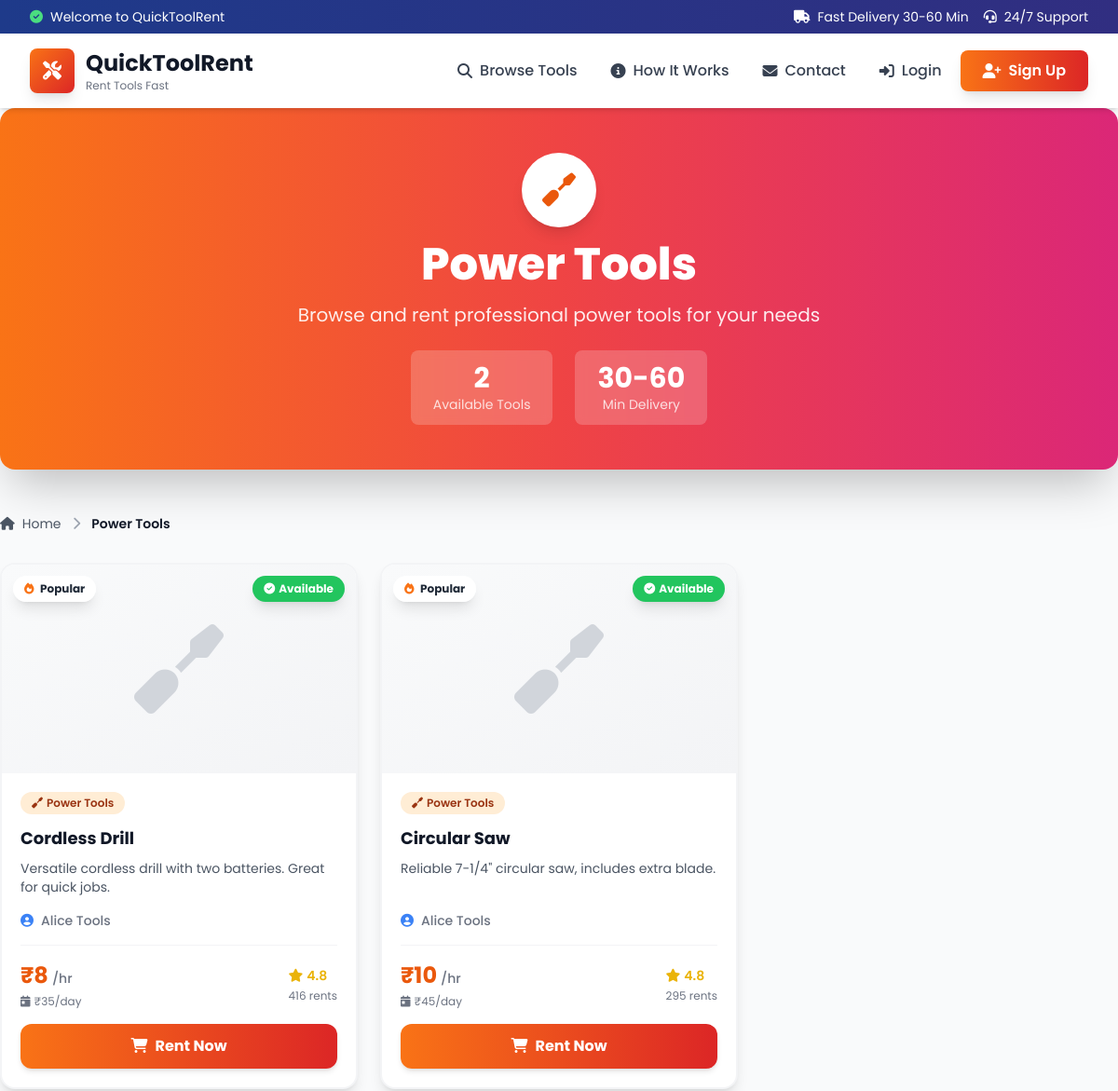
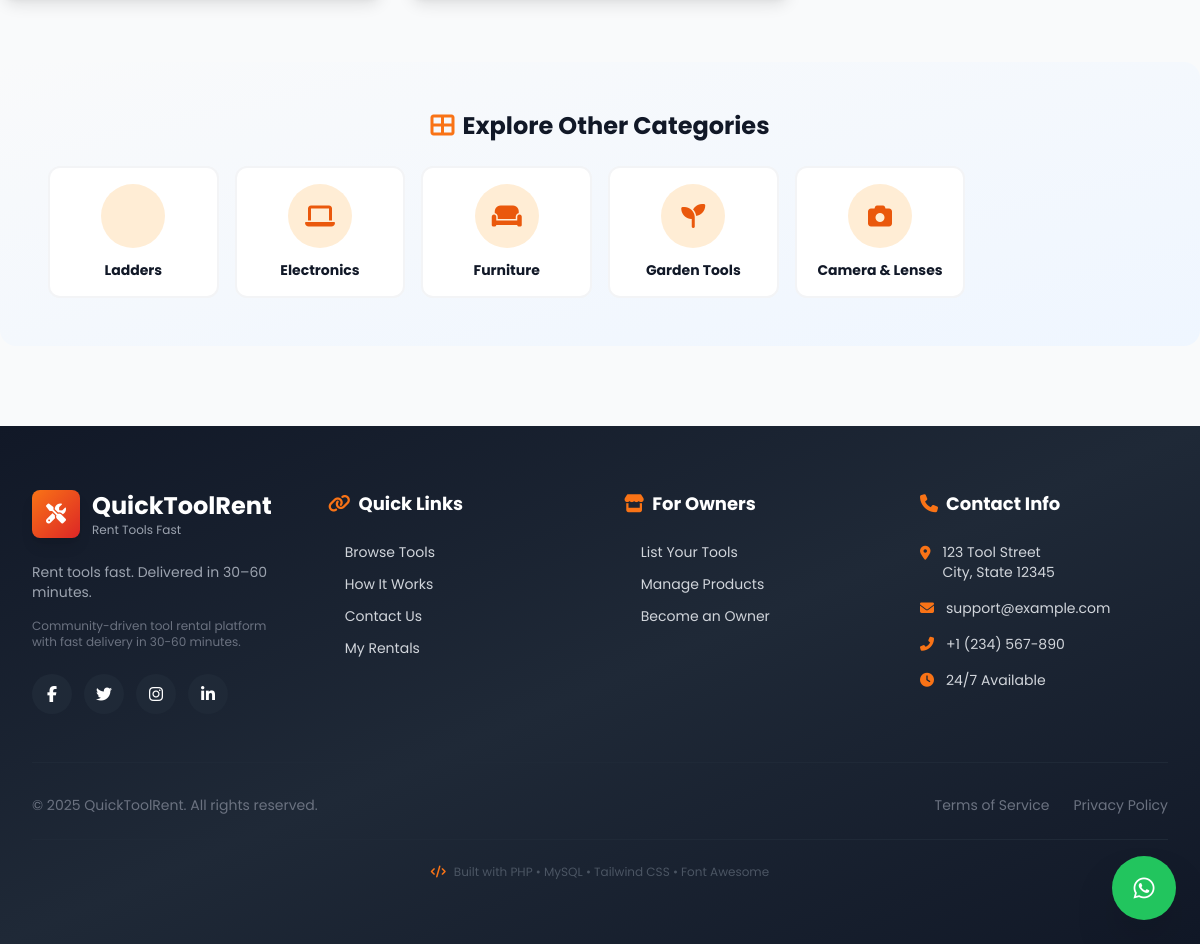
Page /category.php?category=Power+Tools on the committed database (2 pictures, top to bottom).
### tables this page shows
CREATE TABLE IF NOT EXISTS products (
  id INT UNSIGNED AUTO_INCREMENT PRIMARY KEY,
  owner_id INT UNSIGNED NOT NULL,
  name VARCHAR(160) NOT NULL,
  description TEXT,
  image_url VARCHAR(500),
  category VARCHAR(80) DEFAULT 'General',
  price_per_hour DECIMAL(10,2) NOT NULL DEFAULT 0.00,
  price_per_day DECIMAL(10,2) NOT NULL DEFAULT 0.00,
  status ENUM('available', 'unavailable') NOT NULL DEFAULT 'available',
  created_at TIMESTAMP DEFAULT CURRENT_TIMESTAMP,
  FOREIGN KEY (owner_id) REFERENCES users(id) ON DELETE CASCADE
);

CREATE TABLE IF NOT EXISTS users (
  id INT UNSIGNED AUTO_INCREMENT PRIMARY KEY,
  name VARCHAR(120) NOT NULL,
  email VARCHAR(190) NOT NULL UNIQUE,
  phone VARCHAR(40),
  password_hash VARCHAR(255) NOT NULL,
  role ENUM('admin','owner','borrower') NOT NULL DEFAULT 'borrower',
  created_at TIMESTAMP DEFAULT CURRENT_TIMESTAMP
);

### category.php (the view, shortened to what this page needs)
<?php
require_once __DIR__ . '/includes/header.php';
$pdo = db();
$category = trim($_GET['category'] ?? '');
if ($category) {
  $stmt = $pdo->prepare("
    SELECT p.*, u.name AS owner_name
    FROM products p
    JOIN users u ON u.id = p.owner_id
    WHERE p.status = 'available' AND p.category = :category
    ORDER BY p.created_at DESC
  ");
  $stmt->execute([':category' => $category]);
  $products = $stmt->fetchAll();
} else {
  header('Location: ' . (BASE_URL ?: '/') . 'index.php');
  exit;
}
$category_icons = [
  'Power Tools' => 'fas fa-screwdriver',
  'Ladders' => 'fas fa-ladder',
  'Electronics' => 'fas fa-laptop',
  'Furniture' => 'fas fa-couch',
  'Medical Equipment' => 'fas fa-heartbeat',
  'Musical Instruments' => 'fas fa-guitar',
  'Fitness & Sports' => 'fas fa-dumbbell',
  'Generators' => 'fas fa-plug',
  'Machines & Tools' => 'fas fa-cog',
  'Camera & Lenses' => 'fas fa-camera',
  'Garden Tools' => 'fas fa-seedling',
  'Construction Tools' => 'fas fa-hard-hat',
];
$category_icon = $category_icons[$category] ?? 'fas fa-tools';
?>
<div class="bg-gradient-to-r from-orange-500 via-red-500 to-pink-600 rounded-2xl shadow-2xl p-12 mb-12 text-white">
  <div class="max-w-4xl mx-auto text-center">
    <div class="inline-block mb-4">
      <div class="w-20 h-20 bg-white rounded-full flex items-center justify-center shadow-lg">
        <i class="<?= $category_icon ?> text-4xl text-orange-600"></i>
      </div>
    </div>
    <h1 class="text-4xl md:text-5xl font-extrabold mb-4"><?= htmlspecialchars($category) ?></h1>
    <p class="text-xl text-white/90 mb-6">Browse and rent professional <?= strtolower(htmlspecialchars($category)) ?> for your needs</p>
    <div class="flex items-center justify-center gap-6">
      <div class="bg-white/20 backdrop-blur-sm rounded-lg px-6 py-3">
        <div class="text-3xl font-bold"><?= count($products) ?></div>
        <div class="text-sm text-white/80">Available Tools</div>
      </div>
      <div class="bg-white/20 backdrop-blur-sm rounded-lg px-6 py-3">
        <div class="text-3xl font-bold">30-60</div>
        <div class="text-sm text-white/80">Min Delivery</div>
      </div>
    </div>
  </div>
</div>
<nav class="flex items-center text-sm text-gray-600 mb-8">
  <a href="<?= BASE_URL ?: '/' ?>index.php" class="hover:text-orange-600 flex items-center">
    <i class="fas fa-home mr-2"></i>Home
  </a>
  <i class="fas fa-chevron-right mx-3 text-gray-400"></i>
  <span class="text-gray-900 font-semibold"><?= htmlspecialchars($category) ?></span>
</nav>
<section class="mb-16">
  <?php if (empty($products)): ?>
    <div class="text-center py-20 bg-white rounded-2xl shadow-lg border border-gray-100">
      <i class="fas fa-box-open text-6xl text-gray-300 mb-6"></i>
      <h3 class="text-2xl font-bold text-gray-900 mb-3">No Tools Available in This Category</h3>
      <p class="text-gray-600 mb-8">Check back later or browse other categories</p>
      <a href="<?= BASE_URL ?: '/' ?>index.php" class="inline-flex items-center px-8 py-4 bg-gradient-to-r from-orange-500 to-red-600 hover:from-orange-600 hover:to-red-700 text-white font-bold rounded-xl transition-all duration-200 shadow-lg hover:shadow-2xl">
        <i class="fas fa-th-large mr-3"></i>Browse All Categories
      </a>
    </div>
  <?php else: ?>
    <div class="grid grid-cols-1 sm:grid-cols-2 lg:grid-cols-3 xl:grid-cols-4 gap-6">
      <?php foreach ($products as $p): ?>
        <article class="group bg-white rounded-2xl shadow-lg hover:shadow-2xl transition-all duration-300 overflow-hidden border-2 border-gray-100 hover:border-orange-300">
          <div class="relative h-56 bg-gradient-to-br from-gray-50 to-gray-100 overflow-hidden">
            <?php if (!empty($p['image_url'])): ?>
              <img src="<?= htmlspecialchars($p['image_url']) ?>" alt="<?= htmlspecialchars($p['name']) ?>" class="w-full h-full object-cover group-hover:scale-110 transition-transform duration-500">
            <?php else: ?>
              <div class="w-full h-full flex items-center justify-center">
                <i class="<?= $category_icon ?> text-8xl text-gray-300"></i>
              </div>
            <?php endif; ?>
            <div class="absolute top-3 right-3 bg-green-500 text-white text-xs font-bold px-3 py-1.5 rounded-full shadow-lg flex items-center">
              <i class="fas fa-check-circle mr-1"></i> Available
            </div>
            <div class="absolute top-3 left-3 bg-white/90 backdrop-blur-sm text-gray-800 text-xs font-bold px-3 py-1.5 rounded-full shadow-lg">
              <i class="fas fa-fire text-orange-500 mr-1"></i> Popular
            </div>
          </div>
          <div class="p-5">
            <div class="flex items-center gap-2 mb-3">
              <span class="inline-flex items-center bg-orange-100 text-orange-800 text-xs font-semibold px-3 py-1 rounded-full">
                <i class="<?= $category_icon ?> mr-1"></i>
                <?= htmlspecialchars($p['category']) ?>
              </span>
            </div>
            <h3 class="font-bold text-lg text-gray-900 mb-2 group-hover:text-orange-600 transition-colors line-clamp-1">
              <?= htmlspecialchars($p['name']) ?>
            </h3>
            <p class="text-sm text-gray-600 mb-4 line-clamp-2 min-h-[40px]">
              <?= htmlspecialchars($p['description']) ?>
            </p>
            <div class="flex items-center text-sm text-gray-500 mb-4 pb-4 border-b border-gray-100">
              <i class="fas fa-user-circle text-blue-500 mr-2"></i>
              <span class="font-medium"><?= htmlspecialchars($p['owner_name']) ?></span>
            </div>
            <div class="flex items-center justify-between mb-4">
              <div>
                <div class="flex items-baseline gap-1 mb-1">
                  <span class="text-2xl font-bold text-orange-600">₹<?= number_format((float)$p['price_per_hour'], 0) ?></span>
                  <span class="text-sm text-gray-500 font-medium">/hr</span>
                </div>
                <div class="text-xs text-gray-500 flex items-center">
                  <i class="fas fa-calendar-day mr-1"></i>
                  ₹<?= number_format((float)$p['price_per_day'], 0) ?>/day
                </div>
              </div>
              <div class="text-right">
                <div class="flex items-center text-yellow-500 text-sm mb-1">
                  <i class="fas fa-star mr-1"></i>
                  <span class="font-semibold">4.8</span>
                </div>
                <div class="text-xs text-gray-500"><?= rand(50, 500) ?> rents</div>
              </div>
            </div>
            <a href="<?= BASE_URL ?: '/' ?>rent-product.php?id=<?= (int)$p['id'] ?>"
               class="block w-full text-center px-6 py-3 bg-gradient-to-r from-orange-500 to-red-600 hover:from-orange-600 hover:to-red-700 text-white font-bold rounded-xl transition-all duration-200 shadow-md hover:shadow-xl transform hover:-translate-y-1">
              <i class="fas fa-shopping-cart mr-2"></i>Rent Now
            </a>
          </div>
        </article>
      <?php endforeach; ?>
    </div>
  <?php endif; ?>
</section>
<section class="bg-gradient-to-br from-gray-50 to-blue-50 rounded-2xl p-12 mb-12">
  <h2 class="text-2xl font-bold text-gray-900 mb-6 text-center">
    <i class="fas fa-th-large text-orange-500 mr-2"></i>Explore Other Categories
  </h2>
  <div class="grid grid-cols-2 md:grid-cols-4 lg:grid-cols-6 gap-4">
    <?php
    $all_categories = [
      ['name' => 'Power Tools', 'icon' => 'fas fa-screwdriver'],
      ['name' => 'Ladders', 'icon' => 'fas fa-ladder'],
      ['name' => 'Electronics', 'icon' => 'fas fa-laptop'],
      ['name' => 'Furniture', 'icon' => 'fas fa-couch'],
      ['name' => 'Garden Tools', 'icon' => 'fas fa-seedling'],
      ['name' => 'Camera & Lenses', 'icon' => 'fas fa-camera'],
    ];
    foreach ($all_categories as $cat):
      if ($cat['name'] === $category) continue;
    ?>
      <a href="<?= BASE_URL ?: '/' ?>category.php?category=<?= urlencode($cat['name']) ?>"
         class="bg-white rounded-xl p-4 text-center hover:shadow-xl transition-all duration-200 border-2 border-gray-100 hover:border-orange-300 group">
        <div class="w-16 h-16 bg-orange-100 rounded-full flex items-center justify-center mx-auto mb-3 group-hover:bg-orange-500 transition-colors">
          <i class="<?= $cat['icon'] ?> text-2xl text-orange-600 group-hover:text-white transition-colors"></i>
        </div>
        <h3 class="font-bold text-gray-900 text-sm group-hover:text-orange-600"><?= $cat['name'] ?></h3>
      </a>
    <?php endforeach; ?>
  </div>
</section>
<?php require_once __DIR__ . '/includes/footer.php'; ?>

### includes/header.php (style rules this page uses)
body { font-family: 'Poppins', sans-serif; }

### rows in the picture
products: category "Power Tools", name "Cordless Drill", description "Versatile cordless drill with two batteries. Great for quick jobs.", owner.name "Alice Tools", price_per_hour "8", price_per_day "35"
products: category "Power Tools", name "Circular Saw", description "Reliable 7-1/4\" circular saw, includes extra blade.", owner.name "Alice Tools", price_per_hour "10", price_per_day "45"

### other values in the picture
APP_NAME "QuickToolRent"
$category "Power Tools"
$category "power tools"
count($products) "2"
$cat['name'] "Ladders"
$cat['name'] "Electronics"
$cat['name'] "Furniture"
$cat['name'] "Garden Tools"
$cat['name'] "Camera & Lenses"
APP_TAGLINE "Rent tools fast. Delivered in 30–60 minutes."
